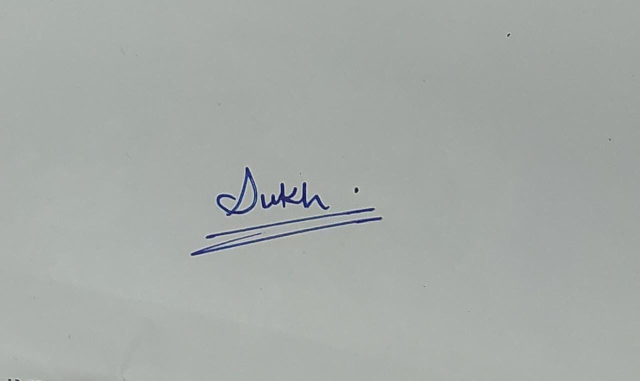
#> input picture sign.jpeg, 1280 x 762 px, found by its file name (shown at 1/2 size)
$ python 'final signature detection.py'
#> lines starting #> are read from the running program, lines starting #| are printed output that depends on the picture
# -*- coding: utf-8 -*-
"""Final.ipynb

Automatically generated by Colaboratory.

Original file is located at
    https://colab.research.google.com/drive/1Q0JeL74Vsys4ZZBfFjrd4yZnfywdF06E

**Read an image**
"""

import numpy as np
import cv2
img=cv2.imread("/content/sign.jpeg")
#> img is the input picture: shape (762, 1280, 3); mean B, G, R 167, 170.4, 165.2

print(img)
#> (printed output is left out)

"""**Display an image**"""

from google.colab.patches import cv2_imshow
cv2_imshow(img)

"""**Gray Scale image**"""

import numpy as np
import cv2
img=cv2.imread("/content/sign.jpeg",0)
#> img: shape (762, 1280); min 4, max 219, mean 168.5

print(img)
#> (printed output is left out)

from google.colab.patches import cv2_imshow
cv2_imshow(img)

cv2.imwrite('save_img.png',img)

"""**Resize an image**"""

import cv2
import numpy as np

FILE_NAME = '/content/sign.jpeg'
try:
	# Read image from disk.
	img = cv2.imread(FILE_NAME)

	# Get number of pixel horizontally and vertically.
	(height, width) = img.shape[:2]
#> height = 762; width = 1280

	# Specify the size of image along with interpolation methods.
	# cv2.INTER_AREA is used for shrinking, whereas cv2.INTER_CUBIC
	# is used for zooming.
	res = cv2.resize(img, (int(width / 2), int(height / 2)), interpolation = cv2.INTER_CUBIC)
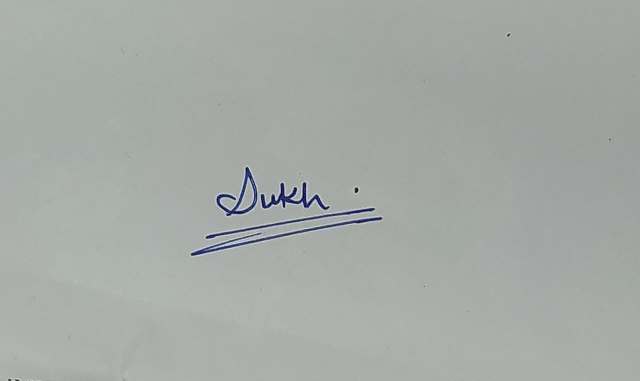
#> res: shape (381, 640, 3); mean B, G, R 167, 170.4, 165.2

	# Write image back to disk.
	cv2.imwrite('result.jpeg', res)
except IOError:
	print ('Error while reading files !!!')

print(res)
#> (printed output is left out)

from google.colab.patches import cv2_imshow
cv2_imshow(res)

print(img.dtype)
#| uint8
print(img.shape)
#| (762, 1280, 3)
print(img.size)
#| 2926080

"""**Automatic crop**


"""

import cv2
import numpy as np

img = cv2.imread('/content/result.jpeg')
#> (the run stopped early here; a loop or call above may not have finished)
